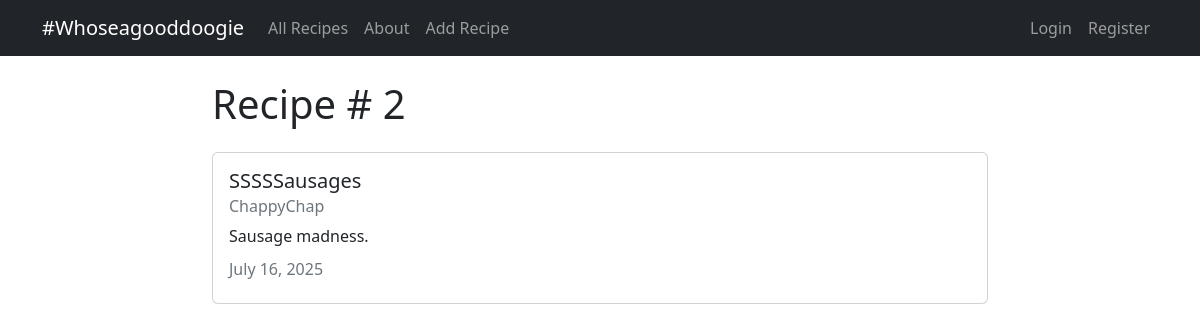
Screenshot of /recipe/2 with the database file from the repository.
### recipes/models.py (models this page shows, shortened)
class Recipe(models.Model):
  title = models.CharField(max_length=100)
  description = models.TextField()
  author = models.ForeignKey(User, on_delete=models.CASCADE)
  created_at = models.DateTimeField(auto_now_add=True)
  updated_at = models.DateTimeField(auto_now=True)

### recipes/views.py (the view)
# urls.py: path('recipe/<int:pk>', views.RecipeDetailView.as_view(), name="recipes-detail"),
class RecipeDetailView(DetailView):
  model = models.Recipe

### recipes/templates/recipes/recipe_detail.html (shortened to what this page needs)
{% extends "recipes/base.html" %}
{% block content %}
<h1>Recipe # {{object.id}}</h1>
<div class="card my-4">
  <div class="card-body">
    <h5 class="card-title">{{ object.title }}</h5>
    <h6 class="card-subtitle mb-2 text-muted">{{ object.author }}</h6>
    <p class="card-text">{{ object.description }}</p>
    <h6 class="card-subtitle mb-2 text-muted">
      {{ object.updated_at|date:"F d, Y" }}
    </h6>
  </div>
</div>
{% endblock content %}

### rows the page displays
Recipe: id "2", title "SSSSSausages", author "ChappyChap", description "Sausage madness.", updated_at "July 16, 2025"
